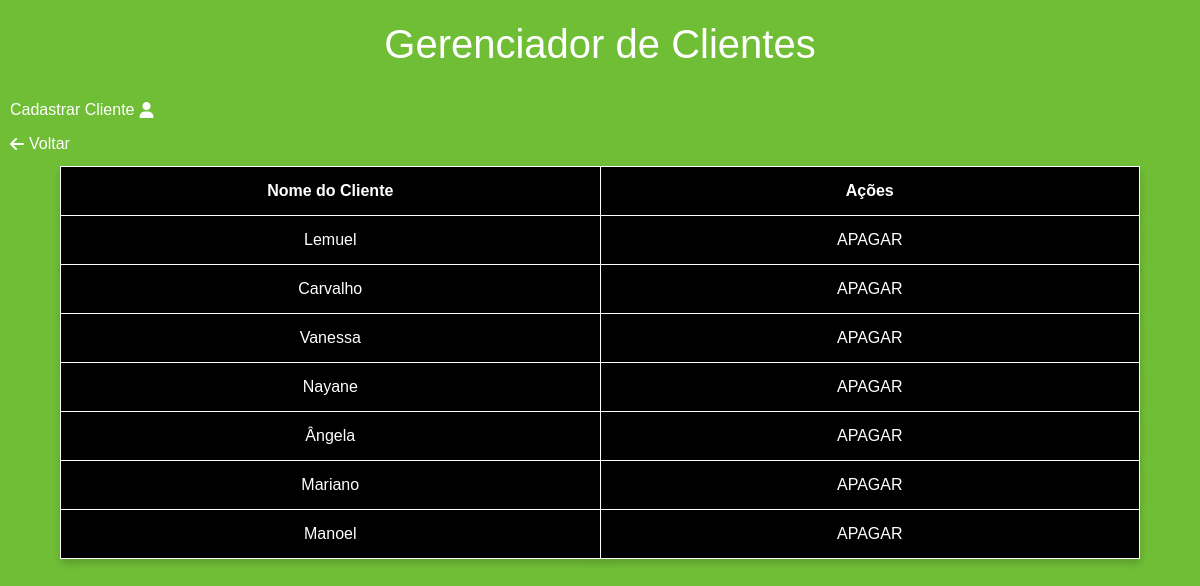
/lista_clientes/ (signed in), run on the app's committed database.
### core/models.py (models this page shows, shortened)
class Cliente(AbstractUser):
    nome = models.CharField('Username', max_length=100)
    senha = models.CharField('Password', max_length=50)
    email = models.EmailField('Email')
    telefone = models.CharField('Telefone', max_length=15)
    endereco = models.TextField('Endereco', null=True, blank=True)
    aniversario = models.DateField('Aniversario', null=True, blank=True)

### core/views.py (the view)
# urls.py: path('lista_clientes/', lista_clientes, name='lista_clientes'),
@login_required
def lista_clientes(request):
    clientes = Cliente.objects.all()
    contexto = {
        'lista_clientes': clientes
    }
    return render(request, 'CRUD/lista_clientes.html', contexto)

### core/templates/CRUD/lista_clientes.html (shortened to what this page needs)
{% extends 'CRUD/lista_base.html' %}
{% load static %}
{% block lista_clientes %}
        <h1>Gerenciador de Clientes</h1>
        <a href="{% url 'forms' %}" class="link">Cadastrar Cliente <i class="fa-solid fa-user"></i></a>
        <a href="{% url 'PaginaCliente' %}" class="link"><i class="fa fa-arrow-right" style="rotate: 180deg;"></i><p>Voltar</p></a>
        <table>
            <tr>
                <th class="nome">Nome do Cliente</th>
                <th class="acoes">Ações</th>
            </tr>
            {% for cliente in lista_clientes %}
                <tr>
                    <td class="nome">{{ cliente.username }}</td>
                    <td class="acoes">
                        <a href="{% url 'cliente_remover' cliente.id %}">APAGAR</a>
                        </td>
                    </tr>
                {% empty %}
                <p>Nenhum cliente cadastrado</p>
            {% endfor %}
        </table>
{% endblock %}

### core/static/CSS/CRUD_CSS/variaveis_lista.css (style rules this page uses)
:root { --background_color: white; --cor_primaria: #70be36; --cor_secundaria: black; --cor_terciária: #2b6b18; --cor_quaternaria: #4caf50; --text_cor: white; --text_color2: black; --text_color3: grey; --text_color4: #70be36; --cor_selection_background: grey; --input_color: white; --input_borda: black; --input_color_submit: black; --cor_selection_text: white; --paddin_cabeçalho: 15px 20px; --color_icon: white; --card_bg: #535353; --margin_top_sobre_nos: 30px; --alinhamento_barra_e_main: 2%; }

### core/static/CSS/CRUD_CSS/gerenciar_lista.css (style rules this page uses)
body { background-color: var(--cor_primaria); font-family: Arial, sans-serif; padding: 0; margin: 0; display: flex; flex-direction: column; gap: 10px; }
h1, a, p { color: var(--text_cor); }
h1 { text-align: center; margin-top: 20px; margin-bottom: 20px; }
a { text-decoration: none; }
table { width: 90%; margin: 0 auto; }
tr, th, td { border-collapse: collapse; box-shadow: 0 4px 8px rgba(0, 0, 0, 0.1); background-color: var(--cor_secundaria); border: 1px solid var(--text_cor); color: var(--text_cor); }
tr, th { width: 50%; }
.nome { padding: 12px; text-align: center; }
.acoes { padding: 12px; text-align: center; gap: 10px; }
.link { height: auto; width: fit-content; display: flex; align-items: center; margin-left: 10px; gap: 5px; }
.link p { margin: 0; padding: 0; }

### data on the page
Cliente: username "Lemuel"
Cliente: username "Carvalho"
Cliente: username "Vanessa"
Cliente: username "Nayane"
Cliente: username "Ângela"
Cliente: username "Mariano"
Cliente: username "Manoel"
